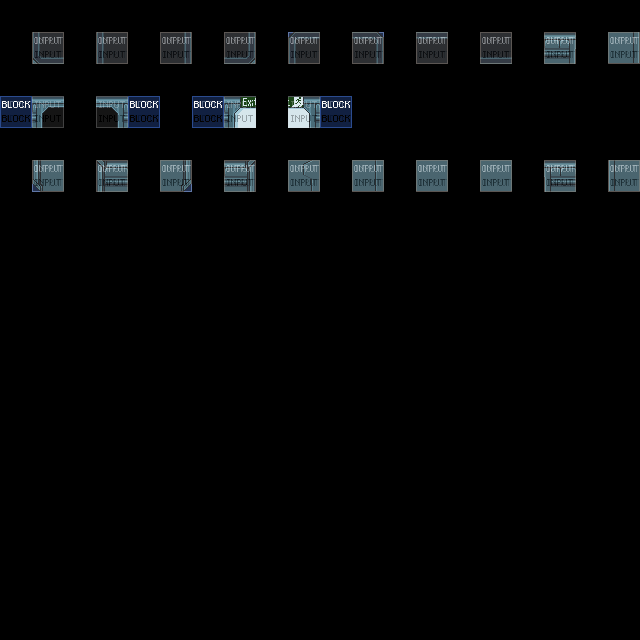

Below is a game level as drawn by its tile map, then a one-line description and the .tmx file that defines it, in full:
An orthogonal 20x20 tile map with 32x32 px tiles, 4 tile layers (output_collisions, input_floor, regions_output, regions_input), 2 tilesets.

<map version="1.5" tiledversion="1.7.2" orientation="orthogonal" renderorder="right-down" width="20" height="20" tilewidth="32" tileheight="32" infinite="0" nextlayerid="11" nextobjectid="1">
 <tileset firstgid="1" source="../tilesets/mapUtilities.tsx" />
 <tileset firstgid="13" source="../tilesets/scifi_space_rpg_tiles_lpcized_mate_frama.tsx" />
 <layer id="1" name="output_collisions" width="20" height="20">
  <data encoding="csv">
0,0,0,0,0,0,0,0,0,0,0,0,0,0,0,0,0,0,0,0,
0,4,0,4,0,4,0,4,0,4,0,4,0,4,0,4,0,4,0,4,
0,0,0,0,0,0,0,0,0,0,0,0,0,0,0,0,0,0,0,0,
4,0,0,0,4,0,4,0,0,0,4,0,0,0,0,0,0,0,0,0,
0,0,0,0,0,0,0,0,0,0,0,0,0,0,0,0,0,0,0,0,
0,4,0,4,0,4,0,4,0,4,0,4,0,4,0,4,0,4,0,4,
0,0,0,0,0,0,0,0,0,0,0,0,0,0,0,0,0,0,0,0,
0,0,0,0,0,0,0,0,0,0,0,0,0,0,0,0,0,0,0,0,
0,0,0,0,0,0,0,0,0,0,0,0,0,0,0,0,0,0,0,0,
0,0,0,0,0,0,0,0,0,0,0,0,0,0,0,0,0,0,0,0,
0,0,0,0,0,0,0,0,0,0,0,0,0,0,0,0,0,0,0,0,
0,0,0,0,0,0,0,0,0,0,0,0,0,0,0,0,0,0,0,0,
0,0,0,0,0,0,0,0,0,0,0,0,0,0,0,0,0,0,0,0,
0,0,0,0,0,0,0,0,0,0,0,0,0,0,0,0,0,0,0,0,
0,0,0,0,0,0,0,0,0,0,0,0,0,0,0,0,0,0,0,0,
0,0,0,0,0,0,0,0,0,0,0,0,0,0,0,0,0,0,0,0,
0,0,0,0,0,0,0,0,0,0,0,0,0,0,0,0,0,0,0,0,
0,0,0,0,0,0,0,0,0,0,0,0,0,0,0,0,0,0,0,0,
0,0,0,0,0,0,0,0,0,0,0,0,0,0,0,0,0,0,0,0,
0,0,0,0,0,0,0,0,0,0,0,0,0,0,0,0,0,0,0,0
</data>
 </layer>
 <layer id="2" name="input_floor" width="20" height="20">
  <data encoding="csv">
0,0,0,0,0,0,0,0,0,0,0,0,0,0,0,0,0,0,0,0,
0,19,0,20,0,23,0,24,0,25,0,26,0,275,0,22,0,297,0,315,
0,0,0,0,0,0,0,0,0,0,0,0,0,0,0,0,0,0,0,0,
0,39,0,40,0,0,0,249,0,250,0,0,0,0,0,0,0,0,0,0,
0,0,0,0,0,0,0,0,0,0,0,0,0,0,0,0,0,0,0,0,
0,55,0,37,0,60,0,42,0,56,0,90,0,59,0,59,0,300,0,318,
0,0,0,0,0,0,0,0,0,0,0,0,0,0,0,0,0,0,0,0,
0,0,0,0,0,0,0,0,0,0,0,0,0,0,0,0,0,0,0,0,
0,0,0,0,0,0,0,0,0,0,0,0,0,0,0,0,0,0,0,0,
0,0,0,0,0,0,0,0,0,0,0,0,0,0,0,0,0,0,0,0,
0,0,0,0,0,0,0,0,0,0,0,0,0,0,0,0,0,0,0,0,
0,0,0,0,0,0,0,0,0,0,0,0,0,0,0,0,0,0,0,0,
0,0,0,0,0,0,0,0,0,0,0,0,0,0,0,0,0,0,0,0,
0,0,0,0,0,0,0,0,0,0,0,0,0,0,0,0,0,0,0,0,
0,0,0,0,0,0,0,0,0,0,0,0,0,0,0,0,0,0,0,0,
0,0,0,0,0,0,0,0,0,0,0,0,0,0,0,0,0,0,0,0,
0,0,0,0,0,0,0,0,0,0,0,0,0,0,0,0,0,0,0,0,
0,0,0,0,0,0,0,0,0,0,0,0,0,0,0,0,0,0,0,0,
0,0,0,0,0,0,0,0,0,0,0,0,0,0,0,0,0,0,0,0,
0,0,0,0,0,0,0,0,0,0,0,0,0,0,0,0,0,0,0,0
</data>
 </layer>
 <layer id="4" name="regions_output" width="20" height="20" opacity="0.3">
  <data encoding="csv">
0,0,0,0,0,0,0,0,0,0,0,0,0,0,0,0,0,0,0,0,
0,12,0,12,0,12,0,12,0,12,0,12,0,12,0,12,0,12,0,12,
0,0,0,0,0,0,0,0,0,0,0,0,0,0,0,0,0,0,0,0,
12,0,0,0,12,0,12,0,0,0,12,0,0,0,0,0,0,0,0,0,
0,0,0,0,0,0,0,0,0,0,0,0,0,0,0,0,0,0,0,0,
0,12,0,12,0,12,0,12,0,12,0,12,0,12,0,12,0,12,0,12,
0,0,0,0,0,0,0,0,0,0,0,0,0,0,0,0,0,0,0,0,
0,0,0,0,0,0,0,0,0,0,0,0,0,0,0,0,0,0,0,0,
0,0,0,0,0,0,0,0,0,0,0,0,0,0,0,0,0,0,0,0,
0,0,0,0,0,0,0,0,0,0,0,0,0,0,0,0,0,0,0,0,
0,0,0,0,0,0,0,0,0,0,0,0,0,0,0,0,0,0,0,0,
0,0,0,0,0,0,0,0,0,0,0,0,0,0,0,0,0,0,0,0,
0,0,0,0,0,0,0,0,0,0,0,0,0,0,0,0,0,0,0,0,
0,0,0,0,0,0,0,0,0,0,0,0,0,0,0,0,0,0,0,0,
0,0,0,0,0,0,0,0,0,0,0,0,0,0,0,0,0,0,0,0,
0,0,0,0,0,0,0,0,0,0,0,0,0,0,0,0,0,0,0,0,
0,0,0,0,0,0,0,0,0,0,0,0,0,0,0,0,0,0,0,0,
0,0,0,0,0,0,0,0,0,0,0,0,0,0,0,0,0,0,0,0,
0,0,0,0,0,0,0,0,0,0,0,0,0,0,0,0,0,0,0,0,
0,0,0,0,0,0,0,0,0,0,0,0,0,0,0,0,0,0,0,0
</data>
 </layer>
 <layer id="8" name="regions_input" width="20" height="20" opacity="0.3">
  <data encoding="csv">
0,0,0,0,0,0,0,0,0,0,0,0,0,0,0,0,0,0,0,0,
0,10,0,10,0,10,0,10,0,10,0,10,0,10,0,10,0,10,0,10,
0,0,0,0,0,0,0,0,0,0,0,0,0,0,0,0,0,0,0,0,
0,10,0,10,0,0,0,10,0,10,0,0,0,0,0,0,0,0,0,0,
0,0,0,0,0,0,0,0,0,0,0,0,0,0,0,0,0,0,0,0,
0,10,0,10,0,10,0,10,0,10,0,10,0,10,0,10,0,10,0,10,
0,0,0,0,0,0,0,0,0,0,0,0,0,0,0,0,0,0,0,0,
0,0,0,0,0,0,0,0,0,0,0,0,0,0,0,0,0,0,0,0,
0,0,0,0,0,0,0,0,0,0,0,0,0,0,0,0,0,0,0,0,
0,0,0,0,0,0,0,0,0,0,0,0,0,0,0,0,0,0,0,0,
0,0,0,0,0,0,0,0,0,0,0,0,0,0,0,0,0,0,0,0,
0,0,0,0,0,0,0,0,0,0,0,0,0,0,0,0,0,0,0,0,
0,0,0,0,0,0,0,0,0,0,0,0,0,0,0,0,0,0,0,0,
0,0,0,0,0,0,0,0,0,0,0,0,0,0,0,0,0,0,0,0,
0,0,0,0,0,0,0,0,0,0,0,0,0,0,0,0,0,0,0,0,
0,0,0,0,0,0,0,0,0,0,0,0,0,0,0,0,0,0,0,0,
0,0,0,0,0,0,0,0,0,0,0,0,0,0,0,0,0,0,0,0,
0,0,0,0,0,0,0,0,0,0,0,0,0,0,0,0,0,0,0,0,
0,0,0,0,0,0,0,0,0,0,0,0,0,0,0,0,0,0,0,0,
0,0,0,0,0,0,0,0,0,0,0,0,0,0,0,0,0,0,0,0
</data>
 </layer>
</map>
